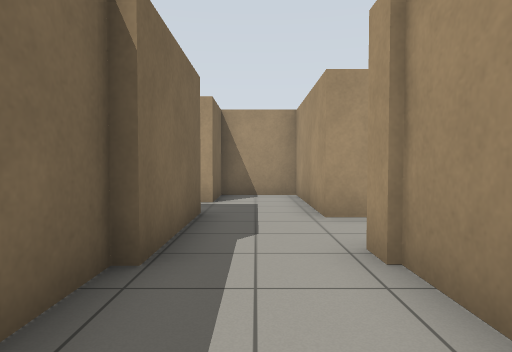
View 1 (above)

13 first-person views from a walk through a robot-simulator world made for Gazebo. The camera is 0.94 m above the floor, tilts 2° down and sees 75° across. The floor is counted in squares, 1 m on a side. Each view is taken from the middle of a square. On the plan, view 1 faces up. The plan holds only what a view shows up to about 12 squares ahead; the rest is blank.

View 2
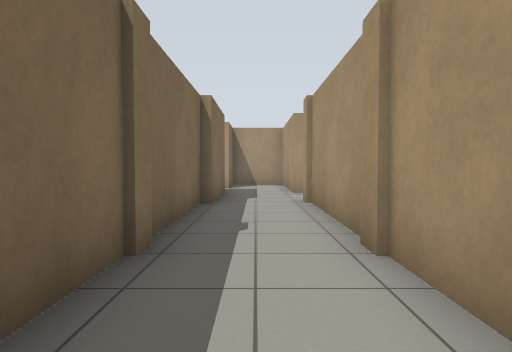

View 3
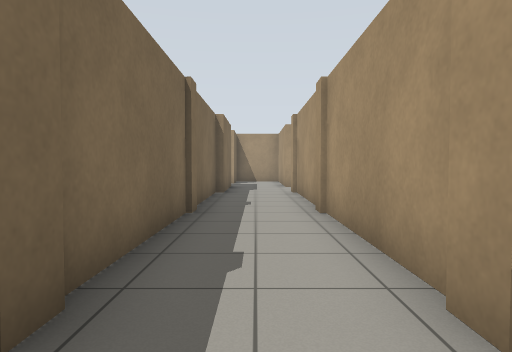

View 4
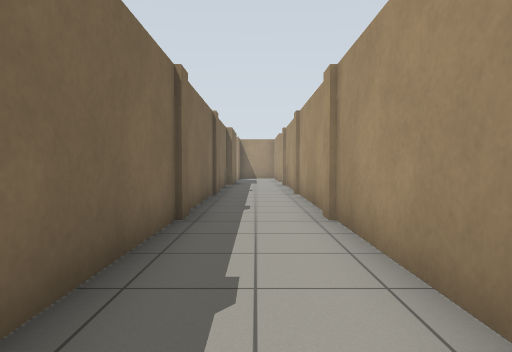

View 5
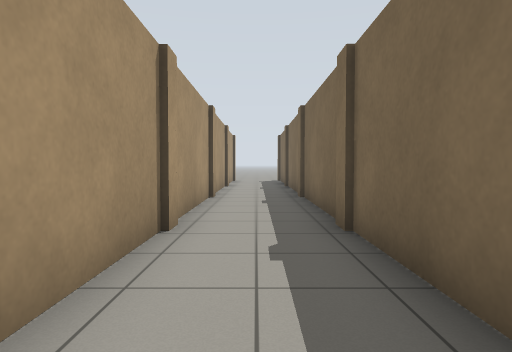

View 6
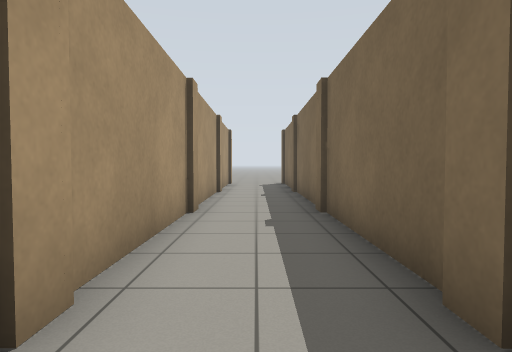

View 7
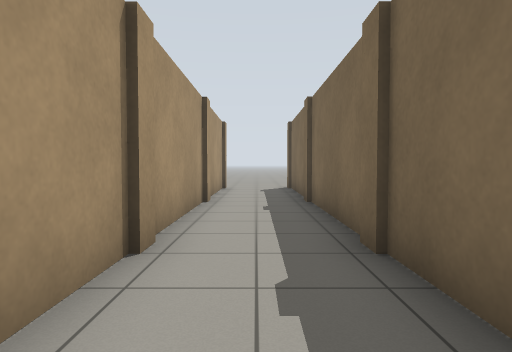

View 8
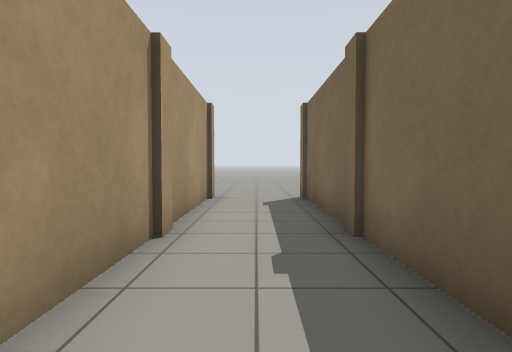

View 9
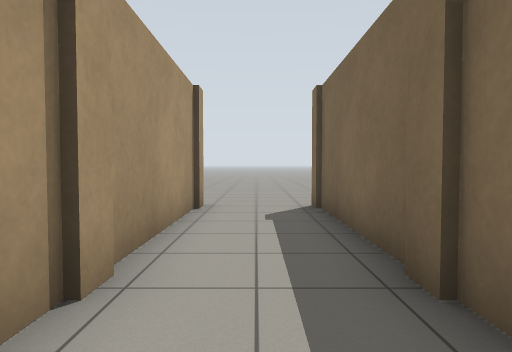

View 10
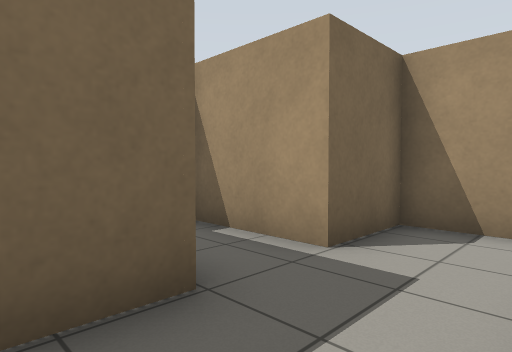

View 11
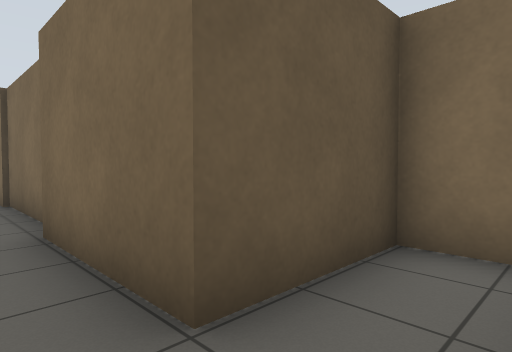

View 12
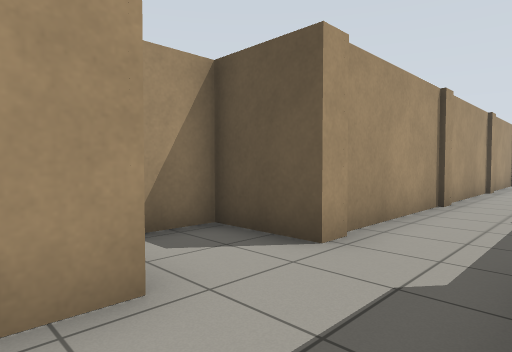

View 13
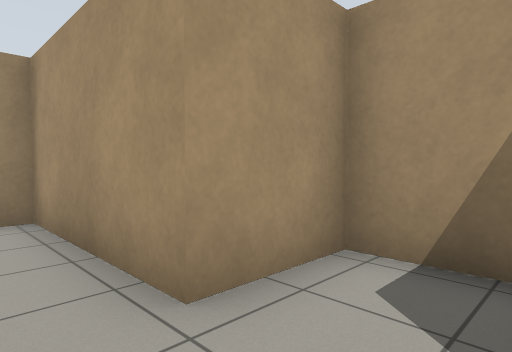

### Floor plan
Ten units are one square. View 1 is at (0, 0); x grows to the right and y downward. Boxes are objects, and circles mark ways between rooms. Rooms are numbered by the first view taken in them; rooms with no view inside come last. Other rooms are left out.
<svg viewBox="-44 -107 82 377">
<path fill="none" stroke="#000" d="M-13 -31 -14 256M13 256 14 -38M11 -37 33 -37 33 -59 11 -59M-11 -64 -11 -30M14 -59 14 -102 -11 -102 -11 -82 -38 -82M-39 -75 -39 -64 -11 -64"/>
<circle cx="0" cy="-60" r="3" fill="#2a7"/>
<text x="0" y="110">1</text>
<text x="-10" y="-70">2</text>
</svg>
Room 1 opens to room 2.

Where each view was taken, in squares from view 1:
view 1: 0 up, 0 right, facing up
view 2: 5 down, 0 right, facing up
view 3: 8 down, 0 right, facing up
view 4: 12 down, 0 right, facing up
view 5: 6 down, 0 right, facing down
view 6: 9 down, 0 right, facing down
view 7: 12 down, 0 right, facing down
view 8: 16 down, 0 right, facing down
view 9: 18 down, 0 right, facing down
view 10: 5 up, 1 right, facing up-left
view 11: 8 up, 0 right, facing down-left
view 12: 7 up, 1 left, facing down-right
view 13: 4 up, 0 right, facing up-right
